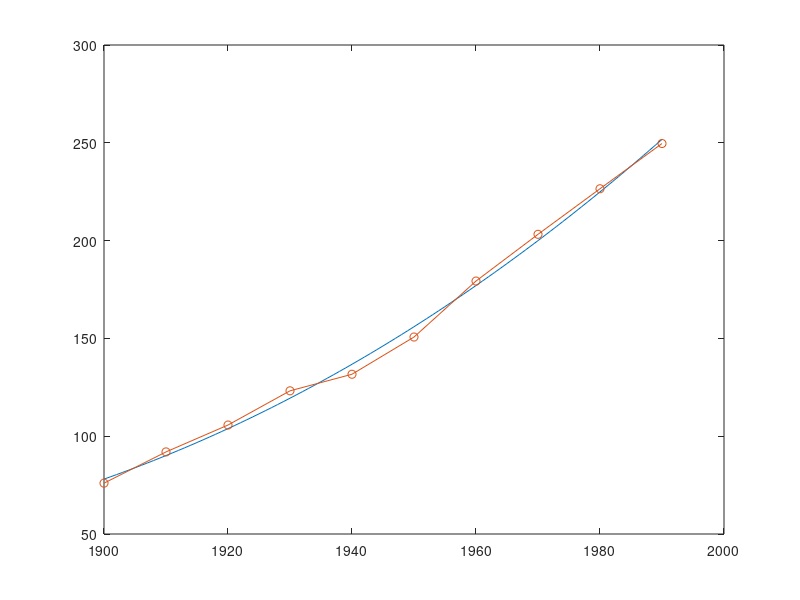
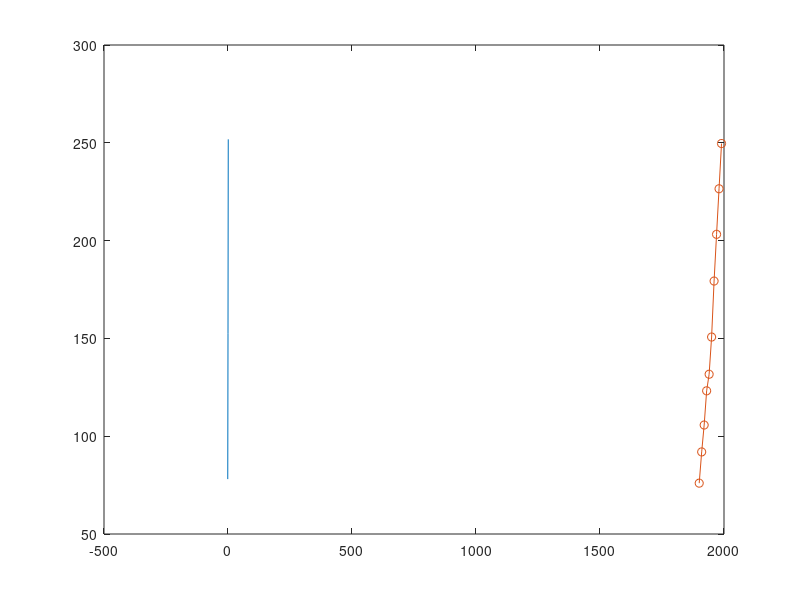
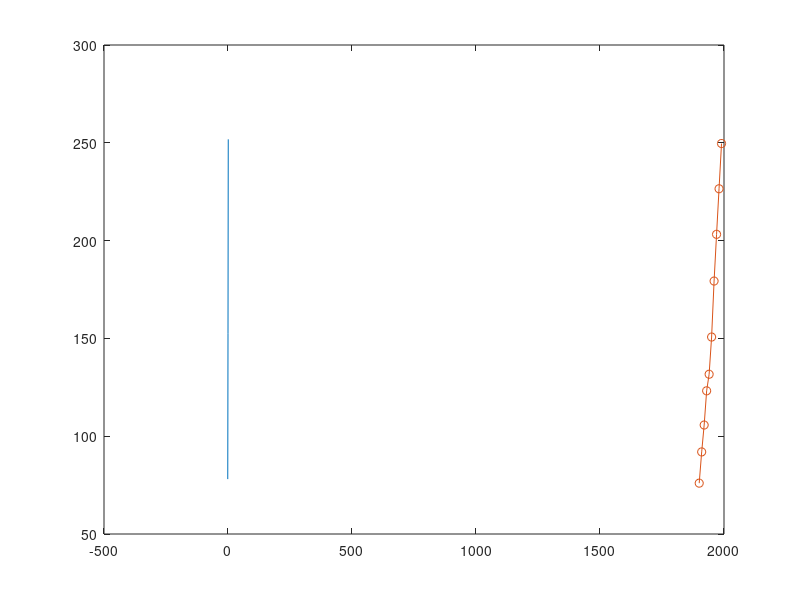
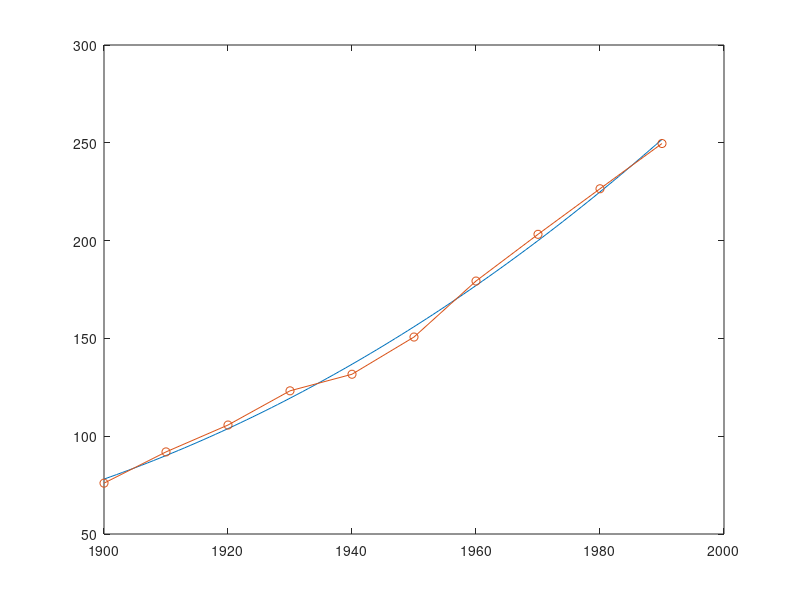

Here is the MATLAB script that generated these plots, in order:
% Problem1
%a 
t = [1900; 1910; 1920; 1930; 1940; 1950; 1960; 1970; 1980; 1990];
T = length(t);
A = [ones(T,1), t, t.^2, t.^3];


b = [75.995; 91.972; 105.711; 123.203; 131.669; 150.697; 179.323; 203.212; 226.505; 249.633];

%b
% A'Ax = A'b
x = (A' * A)\ A' * b;

tt = (1900:1990)';
pt = x(1) + x(2) * tt +  x(3) * tt.^2 + x(4) * tt.^3;

figure(1)
plot(tt, pt, t, b, '-o');

%c
% Prove that x'A'Ax>= for any x
% Say Ax = y
% y'y = norm(y) >= for any y
% This implies that x'A'Ax>= for any x
rank(A)
% rank(A) = 4
L = chol(A' * A, 'lower');
z = A' * b ; 
y = L \ z; 
x2 = L' \ y; 
 

%d
[Q,R] = qr(A);
%Rx = Q'b
bQ = Q'*b;
x3 = R(1:4, :) \ bQ(1:4);

figure(4)
tt = (1900:1990)';
pz = x3(1) + x3(2) * tt +  x3(3) * tt.^2 + x3(4) * tt.^3;
plot(tt, pz, t, b, '-o')

%Problem2
%a
t = [1900; 1910; 1920; 1930; 1940; 1950; 1960; 1970; 1980; 1990];
T = length(t);
x = (t - 1945) / 45; 

p0 = x.^0;
p1 = x;
p2 = 0.5 * (3*x.^2 - 1);
p3 = 0.5 * (5*x.^3 - 3*x);

P = [ones(T, 1), p1, p2, p3];

%The resulting polynomials are orthogonal because the dot products of the
%vectors are all 0

%b
% P'Py= P'b
y = (P' * P) \(P' *b);
% y = [152.4013 86.6472 12.5160 0.2035]'
% y is much larger than x
tt = ((1900-1945)/45:(1990-1945)/45)';
py = y(1) + y(2) * tt +  y(3) * tt.^2 + y(4) * tt.^3;

figure(2)
plot(tt, py, t, b, '-o')

%c
[Q,R] = qr(P);
bQ = Q'*b;
y2 = R(1:4, :) \ bQ(1:4);

% y2 = [152.4013 86.6472 12.516 0.2035]'
tt = ((1900-1945)/45:(1990-1945)/45)';
px = y2(1) + y2(2) * tt +  y2(3) * tt.^2 + y2(4) * tt.^3;

figure(3)
plot(tt, px, t, b, '-o')

